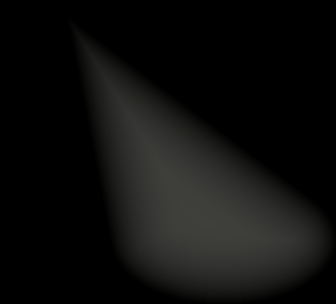

The image is a tile-based game level rendered from a .tmx file. Its description and complete source (layers, tilesets, objects, tile grids) follow:
An orthogonal 21x19 tile map with 16x16 px tiles, 1 tile layer (AlwaysFront2).

<map version="1.8" tiledversion="1.8.5" orientation="orthogonal" renderorder="right-down" compressionlevel="0" width="21" height="19" tilewidth="16" tileheight="16" infinite="0" nextlayerid="3" nextobjectid="1">
 <tileset firstgid="1" name="z_Flooded_Cave_SunLight_2" tilewidth="16" tileheight="16" tilecount="399" columns="21">
  <image source="z_Flooded_Cave_SunLight_2.png" width="336" height="304" />
 </tileset>
 <layer id="1" name="AlwaysFront2" width="21" height="19">
  <data encoding="csv">
1,2,3,4,5,6,7,8,9,10,11,12,13,14,15,16,17,18,19,20,21,
22,23,24,25,26,27,28,29,30,31,32,33,34,35,36,37,38,39,40,41,42,
43,44,45,46,47,48,49,50,51,52,53,54,55,56,57,58,59,60,61,62,63,
64,65,66,67,68,69,70,71,72,73,74,75,76,77,78,79,80,81,82,83,84,
85,86,87,88,89,90,91,92,93,94,95,96,97,98,99,100,101,102,103,104,105,
106,107,108,109,110,111,112,113,114,115,116,117,118,119,120,121,122,123,124,125,126,
127,128,129,130,131,132,133,134,135,136,137,138,139,140,141,142,143,144,145,146,147,
148,149,150,151,152,153,154,155,156,157,158,159,160,161,162,163,164,165,166,167,168,
169,170,171,172,173,174,175,176,177,178,179,180,181,182,183,184,185,186,187,188,189,
190,191,192,193,194,195,196,197,198,199,200,201,202,203,204,205,206,207,208,209,210,
211,212,213,214,215,216,217,218,219,220,221,222,223,224,225,226,227,228,229,230,231,
232,233,234,235,236,237,238,239,240,241,242,243,244,245,246,247,248,249,250,251,252,
253,254,255,256,257,258,259,260,261,262,263,264,265,266,267,268,269,270,271,272,273,
274,275,276,277,278,279,280,281,282,283,284,285,286,287,288,289,290,291,292,293,294,
295,296,297,298,299,300,301,302,303,304,305,306,307,308,309,310,311,312,313,314,315,
316,317,318,319,320,321,322,323,324,325,326,327,328,329,330,331,332,333,334,335,336,
337,338,339,340,341,342,343,344,345,346,347,348,349,350,351,352,353,354,355,356,357,
358,359,360,361,362,363,364,365,366,367,368,369,370,371,372,373,374,375,376,377,378,
379,380,381,382,383,384,385,386,387,388,389,390,391,392,393,394,395,396,397,398,399
</data>
 </layer>
 <objectgroup id="2" name="AlwaysFront2" />
</map>
